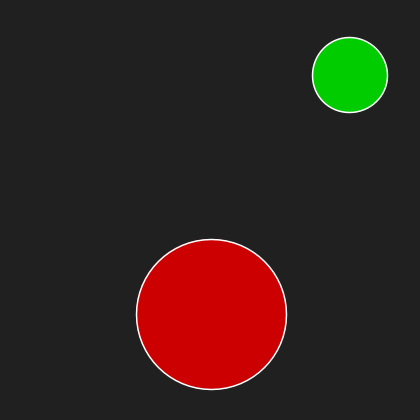
Frame 1 (no input)
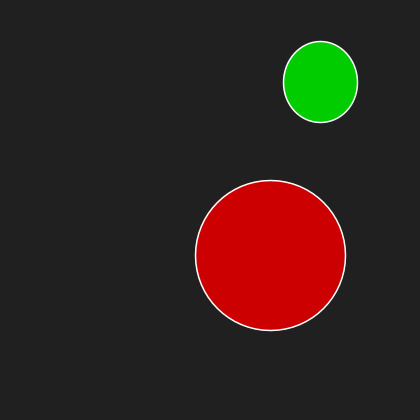
Frame 60 (the mouse pressed at the canvas centre just before this capture)
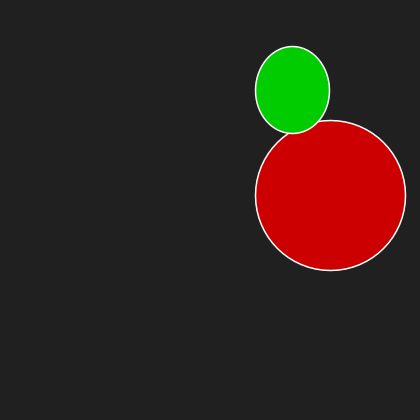
Frame 120 (the mouse held since frame 60 and released just before this capture)

The Processing sketch that drew these frames (run headless with seeded random() and noise(); from frame 60 on, the mouse is pressed at the canvas centre):

// Processing sketch: sketch_02_03_Operations
// ── sketch_02_03_Operations.pde
int x1 = 210;
int y1 = 315;
int w1 = 150;
int h1 = 150;

float x2 = 350.5;
float y2 = 75.3;
float w2 = 75.0;
float h2 = 75.0;

void setup() {
  size(420, 420);
  background(64);
}

void draw() {
  background(32);
  stroke(255);
  strokeWeight(1.5);
  fill(204, 0, 0);

  x1 = x1 + 1;
  y1 = y1 - 1;
  x2 = x2 / 1.0015;
  y2 = y2 * 1.0015;
  
  w2 = w2 - 0.01;
  h2 = h2 + 0.1;

  ellipse(x1, y1, w1, h1);
  fill(0, 204, 0);
  ellipse(x2, y2, w2, h2);
}
